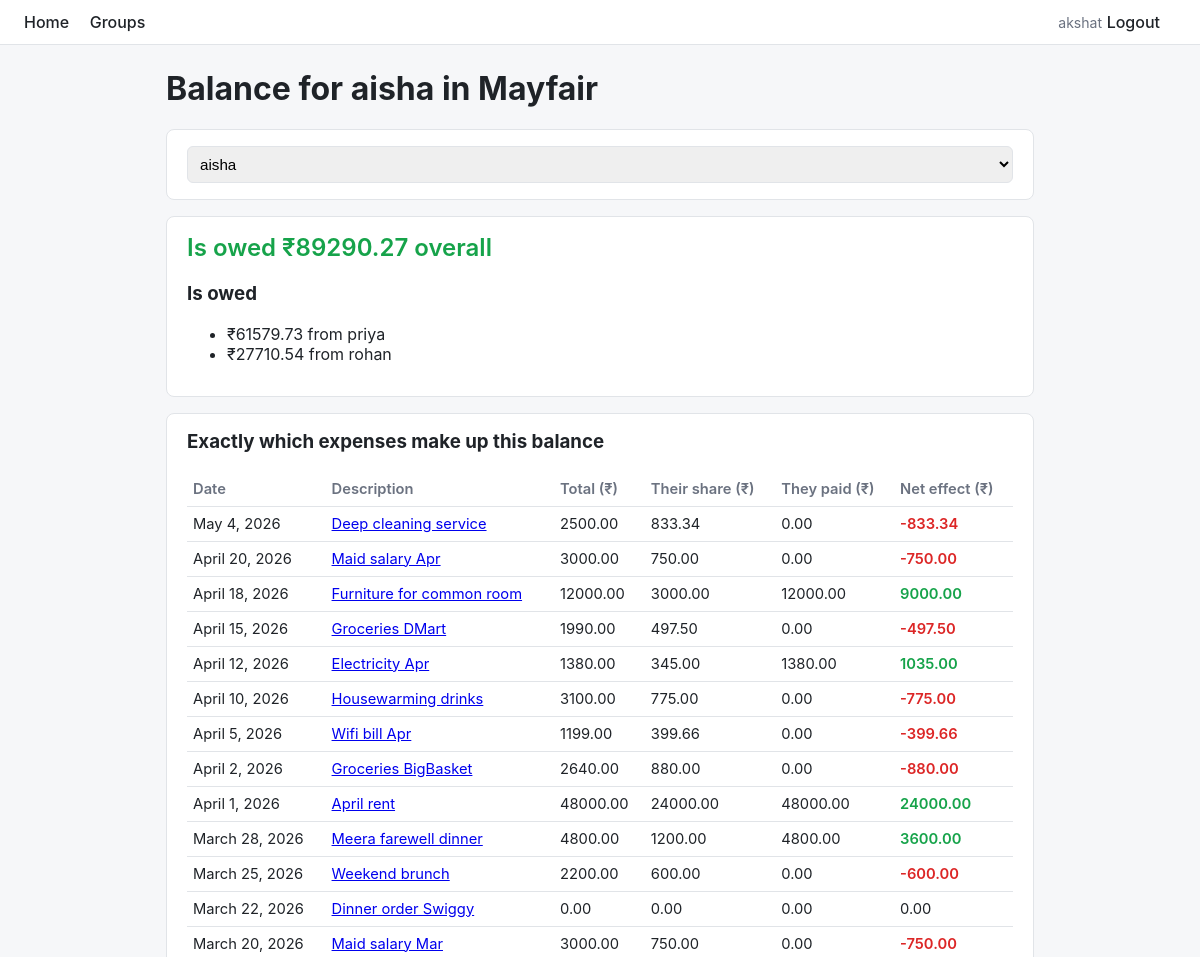
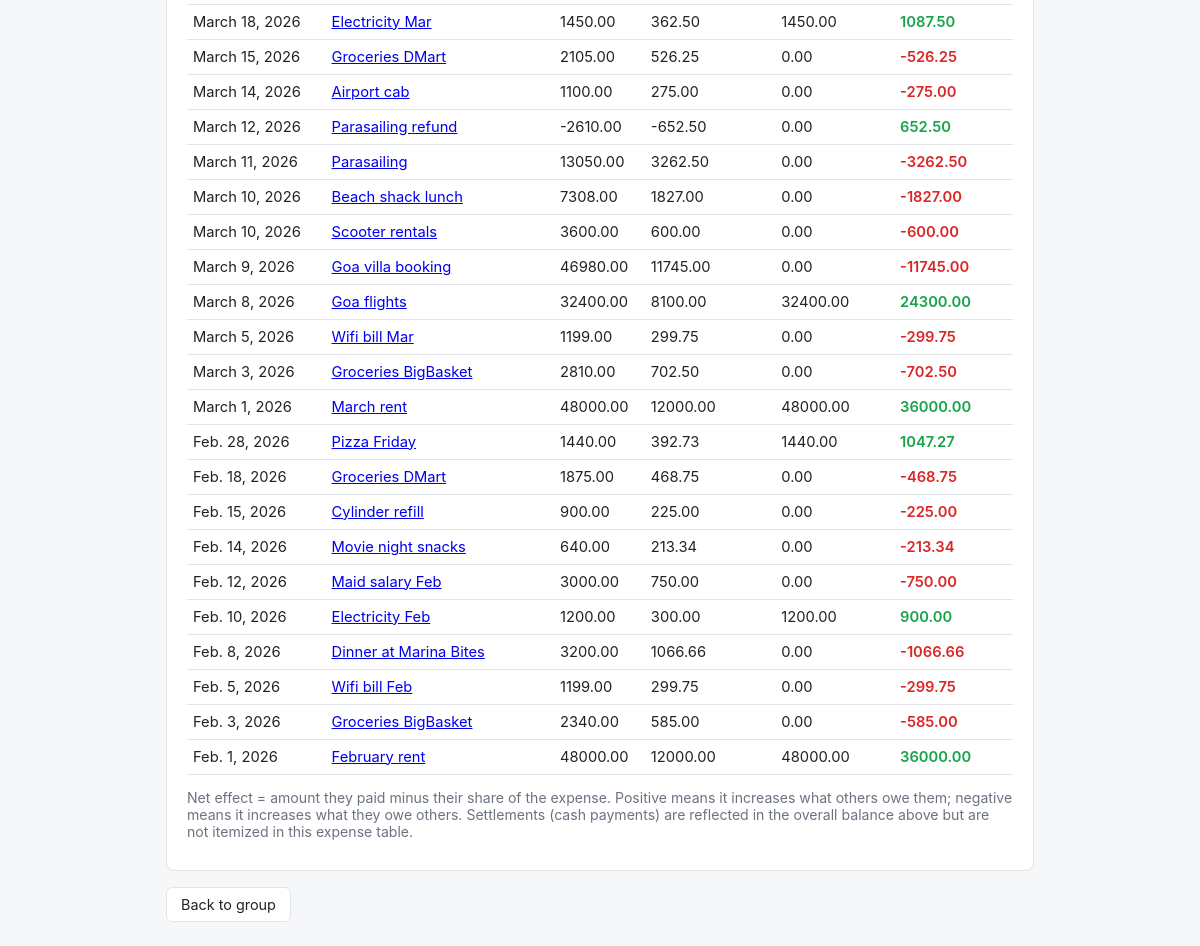
The app's page /groups/1/balance/?user=6 (signed in) with its own data (2 pictures, top to bottom).
### expenses/models.py (models this page shows, shortened)
class Group(models.Model):
    name = models.CharField(max_length=120)
    created_by = models.ForeignKey(User, on_delete=models.CASCADE, related_name='groups_created')
    created_at = models.DateTimeField(auto_now_add=True)
    def all_members_ever(self):
        return User.objects.filter(id__in=self.memberships.values_list('user_id', flat=True)).distinct()

class Expense(models.Model):
    group = models.ForeignKey(Group, on_delete=models.CASCADE, related_name='expenses')
    description = models.CharField(max_length=255)
    paid_by = models.ForeignKey(User, on_delete=models.CASCADE, related_name='expenses_paid')
    date = models.DateField()
    split_type = models.CharField(max_length=20, choices=SPLIT_TYPE_CHOICES, default='equal')
    amount_inr = models.DecimalField(max_digits=12, decimal_places=2)
    original_amount = models.DecimalField(max_digits=12, decimal_places=2)
    original_currency = models.CharField(max_length=10, default='INR')
    fx_rate_to_inr = models.DecimalField(max_digits=10, decimal_places=4, default=1)
    notes = models.TextField(blank=True, default='')
    created_by = models.ForeignKey(User, on_delete=models.SET_NULL, null=True, related_name='expenses_created')
    created_at = models.DateTimeField(auto_now_add=True)
    is_refund = models.BooleanField(default=False)
    source_import_row = models.ForeignKey(
        'ImportRow', on_delete=models.SET_NULL, null=True, blank=True, related_name='created_expenses'
    )

class ExpenseShare(models.Model):
    expense = models.ForeignKey(Expense, on_delete=models.CASCADE, related_name='shares')
    user = models.ForeignKey(User, on_delete=models.CASCADE, related_name='expense_shares')
    share_amount_inr = models.DecimalField(max_digits=12, decimal_places=2)
    raw_value = models.CharField(max_length=50, blank=True, default='')
    class Meta:
        unique_together = ('expense', 'user')

### expenses/views.py (the view)
# urls.py: path('groups/<int:pk>/balance/', views.balance_detail, name='balance_detail'),
@login_required
def balance_detail(request, pk):
    group = get_object_or_404(Group, pk=pk)
    user_id = request.GET.get('user')
    if user_id:
        target_user = get_object_or_404(User, pk=user_id)
    else:
        target_user = request.user
    balance = get_user_balance_in_group(group, target_user)
    breakdown = get_expense_breakdown_for_user(group, target_user)
    members = group.all_members_ever()
    return render(request, 'expenses/balance_detail.html', {
        'group': group,
        'target_user': target_user,
        'balance': balance,
        'breakdown': breakdown,
        'members': members,
    })

### expenses/balances.py (called while the page is built)
def compute_group_balances(group):
    net = defaultdict(Decimal)
    expenses = Expense.objects.filter(group=group).prefetch_related('shares__user', 'paid_by')
    for expense in expenses:
        net[expense.paid_by_id] += expense.amount_inr
        for share in expense.shares.all():
            net[share.user_id] -= share.share_amount_inr
    settlements = Settlement.objects.filter(group=group)
    for settlement in settlements:
        net[settlement.paid_by_id] += settlement.amount_inr
        net[settlement.paid_to_id] -= settlement.amount_inr
    return net

def get_group_balance_summary(group):
    from django.contrib.auth.models import User
    net = compute_group_balances(group)
    member_ids = set(net.keys())
    users_by_id = {u.id: u for u in User.objects.filter(id__in=member_ids)}
    member_balances = []
    for user_id, amount in net.items():
        amount = amount.quantize(Decimal('0.01'))
        if amount == Decimal('0.00'):
            continue
        member_balances.append({
            'user': users_by_id.get(user_id),
            'net': amount,
        })
    member_balances.sort(key=lambda x: -x['net'])
    transactions = simplify_debts(net, users_by_id)
    return {
        'member_balances': member_balances,
        'transactions': transactions,
    }

def get_user_balance_in_group(group, user):
    summary = get_group_balance_summary(group)
    net_for_user = Decimal('0.00')
    for mb in summary['member_balances']:
        if mb['user'] and mb['user'].id == user.id:
            net_for_user = mb['net']
            break
    owed_to_user = []
    owed_by_user = []
    for t in summary['transactions']:
        if t['to_user'].id == user.id:
            owed_to_user.append(t)
        elif t['from_user'].id == user.id:
            owed_by_user.append(t)
    return {
        'net': net_for_user,
        'owed_to_user': owed_to_user,
        'owed_by_user': owed_by_user,
    }

### expenses/templates/expenses/balance_detail.html (shortened to what this page needs)
{% extends "base.html" %}
{% block content %}
<h1>Balance for {{ target_user.username }} in {{ group.name }}</h1>
<div class="card">
    <select onchange="window.location.href='?user='+this.value">
        {% for m in members %}
        <option value="{{ m.id }}" {% if m.id == target_user.id %}selected{% endif %}>{{ m.username }}</option>
        {% endfor %}
    </select>
</div>
<div class="card">
    {% if balance.net > 0 %}
        <h2 class="positive">Is owed ₹{{ balance.net }} overall</h2>
    {% elif balance.net < 0 %}
        <h2 class="negative">Owes ₹{{ balance.net|floatformat:2|cut:"-" }} overall</h2>
    {% else %}
        <h2 class="muted">Settled up</h2>
    {% endif %}
    {% if balance.owed_to_user %}
        <h3>Is owed</h3>
        <ul>
            {% for t in balance.owed_to_user %}
            <li>₹{{ t.amount }} from {{ t.from_user.username }}</li>
            {% endfor %}
        </ul>
    {% endif %}
</div>
<div class="card">
    <h3>Exactly which expenses make up this balance</h3>
    <table>
        <tr><th>Date</th><th>Description</th><th>Total (₹)</th><th>Their share (₹)</th><th>They paid (₹)</th><th>Net effect (₹)</th></tr>
        {% for row in breakdown %}
        <tr>
            <td>{{ row.expense.date }}</td>
            <td><a href="{% url 'expenses:expense_detail' group.pk row.expense.id %}">{{ row.expense.description }}</a></td>
            <td>{{ row.expense.amount_inr }}</td>
            <td>{{ row.share_amount }}</td>
            <td>{{ row.paid_amount }}</td>
            <td class="{% if row.net_effect > 0 %}positive{% elif row.net_effect < 0 %}negative{% endif %}">{{ row.net_effect }}</td>
        </tr>
        {% endfor %}
    </table>
    <p class="muted">Net effect = amount they paid minus their share of the expense. Positive means it increases what others owe them; negative means it increases what they owe others. Settlements (cash payments) are reflected in the overall balance above but are not itemized in this expense table.</p>
</div>
<a class="btn secondary" href="{% url 'expenses:group_detail' group.pk %}">Back to group</a>
{% endblock %}

### templates/base.html (shortened to what this page needs)
<!DOCTYPE html>
<html lang="en">
<head>
</head>
<body>
<nav>
    <div>
        <a href="{% url 'expenses:dashboard' %}">Home</a>
        {% if user.is_authenticated %}
            <a href="{% url 'expenses:group_list' %}">Groups</a>
        {% endif %}
    </div>
    <div>
        {% if user.is_authenticated %}
            <span class="muted">{{ user.username }}</span>
            <a href="{% url 'accounts:logout' %}">Logout</a>
        {% else %}
            <a href="{% url 'accounts:login' %}">Login</a>
            <a href="{% url 'accounts:signup' %}">Sign up</a>
        {% endif %}
    </div>
</nav>
<div class="container">
    {% block content %}{% endblock %}
</div>
</body>
</html>

### templates/base.html (style rules this page uses)
:root { --bg: #f6f7f9; --card: #ffffff; --border: #e1e4e8; --text: #1f2328; --muted: #6b7280; --primary: #2563eb; --green: #16a34a; --red: #dc2626; --orange: #d97706; }
* { box-sizing: border-box; }
body { font-family: -apple-system, Segoe UI, Roboto, Helvetica, Arial, sans-serif; background: var(--bg); color: var(--text); margin: 0; }
nav { background: var(--card); border-bottom: 1px solid var(--border); padding: 12px 24px; display: flex; justify-content: space-between; align-items: center; }
nav a { color: var(--text); text-decoration: none; margin-right: 16px; font-weight: 500; }
.container { max-width: 900px; margin: 24px auto; padding: 0 16px; }
.card { background: var(--card); border: 1px solid var(--border); border-radius: 8px; padding: 16px 20px; margin-bottom: 16px; }
h1, h2, h3 { margin-top: 0; }
table { width: 100%; border-collapse: collapse; }
th, td { text-align: left; padding: 8px 6px; border-bottom: 1px solid var(--border); font-size: 0.92em; }
th { color: var(--muted); font-weight: 600; }
.btn { display: inline-block; background: var(--primary); color: white; border: none; padding: 8px 14px; border-radius: 6px; text-decoration: none; font-size: 0.9em; cursor: pointer; }
.btn.secondary { background: var(--card); color: var(--text); border: 1px solid var(--border); }
.positive { color: var(--green); font-weight: 600; }
.negative { color: var(--red); font-weight: 600; }
.muted { color: var(--muted); font-size: 0.88em; }
input, select, textarea { width: 100%; padding: 8px; border: 1px solid var(--border); border-radius: 6px; font-size: 0.95em; }

### records on screen
Group: name "Mayfair"
Expense: expense "May 4, 2026", expense.description "Deep cleaning service", expense.amount_inr "2500.00", share_amount "833.34", paid_amount "0.00", net_effect "-833.34"
Expense: expense "April 20, 2026", expense.description "Maid salary Apr", expense.amount_inr "3000.00", share_amount "750.00", paid_amount "0.00", net_effect "-750.00"
Expense: expense "April 18, 2026", expense.description "Furniture for common room", expense.amount_inr "12000.00", share_amount "3000.00", paid_amount "12000.00", net_effect "9000.00"
Expense: expense "April 15, 2026", expense.description "Groceries DMart", expense.amount_inr "1990.00", share_amount "497.50", paid_amount "0.00", net_effect "-497.50"
Expense: expense "April 12, 2026", expense.description "Electricity Apr", expense.amount_inr "1380.00", share_amount "345.00", paid_amount "1380.00", net_effect "1035.00"
Expense: expense "April 10, 2026", expense.description "Housewarming drinks", expense.amount_inr "3100.00", share_amount "775.00", paid_amount "0.00", net_effect "-775.00"
Expense: expense "April 5, 2026", expense.description "Wifi bill Apr", expense.amount_inr "1199.00", share_amount "399.66", paid_amount "0.00", net_effect "-399.66"
Expense: expense "April 2, 2026", expense.description "Groceries BigBasket", expense.amount_inr "2640.00", share_amount "880.00", paid_amount "0.00", net_effect "-880.00"
Expense: expense "April 1, 2026", expense.description "April rent", expense.amount_inr "48000.00", share_amount "24000.00", paid_amount "48000.00", net_effect "24000.00"
Expense: expense "March 28, 2026", expense.description "Meera farewell dinner", expense.amount_inr "4800.00", share_amount "1200.00", paid_amount "4800.00", net_effect "3600.00"
Expense: expense "March 25, 2026", expense.description "Weekend brunch", expense.amount_inr "2200.00", share_amount "600.00", paid_amount "0.00", net_effect "-600.00"
Expense: expense "March 22, 2026", expense.description "Dinner order Swiggy", expense.amount_inr "0.00", share_amount "0.00", paid_amount "0.00", net_effect "0.00"
Expense: expense "March 20, 2026", expense.description "Maid salary Mar", expense.amount_inr "3000.00", share_amount "750.00", paid_amount "0.00", net_effect "-750.00"
Expense: expense "March 18, 2026", expense.description "Electricity Mar", expense.amount_inr "1450.00", share_amount "362.50", paid_amount "1450.00", net_effect "1087.50"
Expense: expense "March 15, 2026", expense.description "Groceries DMart", expense.amount_inr "2105.00", share_amount "526.25", paid_amount "0.00", net_effect "-526.25"
Expense: expense "March 14, 2026", expense.description "Airport cab", expense.amount_inr "1100.00", share_amount "275.00", paid_amount "0.00", net_effect "-275.00"
Expense: expense "March 12, 2026", expense.description "Parasailing refund", expense.amount_inr "-2610.00", share_amount "-652.50", paid_amount "0.00", net_effect "652.50"
Expense: expense "March 11, 2026", expense.description "Parasailing", expense.amount_inr "13050.00", share_amount "3262.50", paid_amount "0.00", net_effect "-3262.50"
Expense: expense "March 10, 2026", expense.description "Beach shack lunch", expense.amount_inr "7308.00", share_amount "1827.00", paid_amount "0.00", net_effect "-1827.00"
Expense: expense "March 10, 2026", expense.description "Scooter rentals", expense.amount_inr "3600.00", share_amount "600.00", paid_amount "0.00", net_effect "-600.00"
Expense: expense "March 9, 2026", expense.description "Goa villa booking", expense.amount_inr "46980.00", share_amount "11745.00", paid_amount "0.00", net_effect "-11745.00"
Expense: expense "March 8, 2026", expense.description "Goa flights", expense.amount_inr "32400.00", share_amount "8100.00", paid_amount "32400.00", net_effect "24300.00"
Expense: expense "March 5, 2026", expense.description "Wifi bill Mar", expense.amount_inr "1199.00", share_amount "299.75", paid_amount "0.00", net_effect "-299.75"
Expense: expense "March 3, 2026", expense.description "Groceries BigBasket", expense.amount_inr "2810.00", share_amount "702.50", paid_amount "0.00", net_effect "-702.50"
Expense: expense "March 1, 2026", expense.description "March rent", expense.amount_inr "48000.00", share_amount "12000.00", paid_amount "48000.00", net_effect "36000.00"
Expense: expense "Feb. 28, 2026", expense.description "Pizza Friday", expense.amount_inr "1440.00", share_amount "392.73", paid_amount "1440.00", net_effect "1047.27"
Expense: expense "Feb. 18, 2026", expense.description "Groceries DMart", expense.amount_inr "1875.00", share_amount "468.75", paid_amount "0.00", net_effect "-468.75"
Expense: expense "Feb. 15, 2026", expense.description "Cylinder refill", expense.amount_inr "900.00", share_amount "225.00", paid_amount "0.00", net_effect "-225.00"
Expense: expense "Feb. 14, 2026", expense.description "Movie night snacks", expense.amount_inr "640.00", share_amount "213.34", paid_amount "0.00", net_effect "-213.34"
Expense: expense "Feb. 12, 2026", expense.description "Maid salary Feb", expense.amount_inr "3000.00", share_amount "750.00", paid_amount "0.00", net_effect "-750.00"
Expense: expense "Feb. 10, 2026", expense.description "Electricity Feb", expense.amount_inr "1200.00", share_amount "300.00", paid_amount "1200.00", net_effect "900.00"
Expense: expense "Feb. 8, 2026", expense.description "Dinner at Marina Bites", expense.amount_inr "3200.00", share_amount "1066.66", paid_amount "0.00", net_effect "-1066.66"
Expense: expense "Feb. 5, 2026", expense.description "Wifi bill Feb", expense.amount_inr "1199.00", share_amount "299.75", paid_amount "0.00", net_effect "-299.75"
Expense: expense "Feb. 3, 2026", expense.description "Groceries BigBasket", expense.amount_inr "2340.00", share_amount "585.00", paid_amount "0.00", net_effect "-585.00"
Expense: expense "Feb. 1, 2026", expense.description "February rent", expense.amount_inr "48000.00", share_amount "12000.00", paid_amount "48000.00", net_effect "36000.00"

### other values on screen
{{ user.username }} "akshat"
{{ target_user.username }} "aisha"
{{ balance.net }} "89290.27"
{{ t.amount }} "61579.73"
{{ t.from_user.username }} "priya"
{{ t.amount }} "27710.54"
{{ t.from_user.username }} "rohan"
form field value "aisha"
